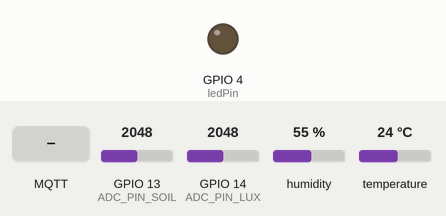
This sketch was run on a simulated ESP32-S3. Shown: output pins drawn as LEDs (lit = HIGH). The inputs (shaded band) are chosen by the test bench; at power-on: GPIO 13 (ADC_PIN_SOIL) = 2048, GPIO 14 (ADC_PIN_LUX) = 2048, humidity 55 %, temperature 24 °C. WiFi joins after 1.5 s; servers stay silent unless stated; random numbers use the default seed unless the sketch sets one; no MQTT or app messages arrive unless stated; what the sketch prints to the serial monitor is not drawn.

Above: at 2.8 s.
2.9 s: MQTT message "on_led" arrives on the first subscribed topic
At 4.1 s:
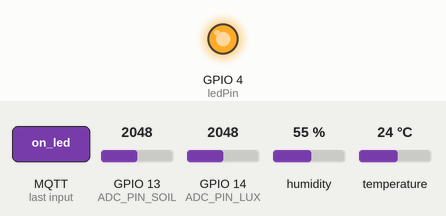
6.5 s: MQTT message "off_led" arrives on the first subscribed topic
At 9.2 s:
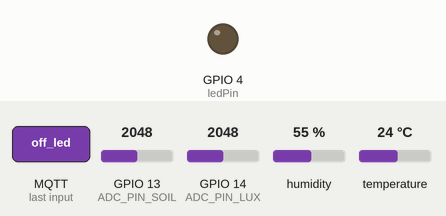
Timing chart, 0 to 10.7 s (numbered marks = the images above; inputs shaded):
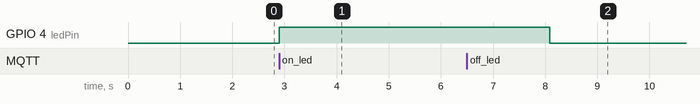

The sketch:

CUOI_KI_ALL_Fix.ino
```cpp
#include <WiFi.h>
#include <PubSubClient.h>
#include <Adafruit_AHTX0.h>
#include <Wire.h>

const char* ssid = "TUVE";
const char* password = "12345678";
const char* mqtt_server = "kiettong2004.3utilities.com";

WiFiClient esp32Client;
PubSubClient client(esp32Client);
Adafruit_AHTX0 aht;

long lastMsg = 0;
float temp1, humidity1;
float glux;
float gsoil;
const int ADC_PIN_LUX = 14;
const int ADC_PIN_SOIL = 13;

const float LUX_MIN = 1.0f;
const float LUX_MAX = 6000.0f;
const int AirValue   = 2823;    // ADC khi khô (calib)
const int WaterValue = 1081;    // ADC khi ướt (calib)

const int ledPin = 4;
const int fanPin = 5;
const int pumbPin = 6;
void setup_wifi() {
  delay(100);
  Serial.print("Connecting to ");
  Serial.println(ssid);

  WiFi.begin(ssid, password);
  while (WiFi.status() != WL_CONNECTED) {
    delay(500);
    Serial.print(".");
  }

  Serial.println("\nWiFi connected");
  Serial.print("IP address: ");
  Serial.println(WiFi.localIP());
}

void callback(char* topic, byte* message, unsigned int length) {
  Serial.print("Message arrived on topic: ");
  Serial.println(topic);
  String messageTemp;

  for (int i = 0; i < length; i++) {
    messageTemp += (char)message[i];
  }
  Serial.println("Payload: " + messageTemp);

  if (String(topic) == "esp32/output") {
    if (messageTemp == "on_led") {
      digitalWrite(ledPin, HIGH);
      Serial.println("LED ON");
    } else if (messageTemp == "off_led") {
      digitalWrite(ledPin, LOW);
      Serial.println("LED OFF");
    } else if (messageTemp == "on_fan") {
      digitalWrite(fanPin, HIGH);
      Serial.println("FAN ON");
    } else if (messageTemp == "off_fan") {
      digitalWrite(fanPin, LOW);
      Serial.println("FAN OFF");
    } else if (messageTemp == "on_pumb") {
      digitalWrite(pumbPin, HIGH);
      Serial.println("PUMB ON");
    } else if (messageTemp == "off_pumb") {
      digitalWrite(pumbPin, LOW);
      Serial.println("PUMB OFF");
    }
  }
}

void reconnect() {
  while (!client.connected()) {
    Serial.println("Attempting MQTT connection...");
    String clientId = "ESP32Client-";
    clientId += String(random(0xffff), HEX);

    if (client.connect(clientId.c_str())) {
      Serial.println("connected");
      client.subscribe("esp32/output");
    } else {
      Serial.print("failed, rc=");
      Serial.print(client.state());
      Serial.println(" try again in 5 seconds");
      delay(5000);
    }
  }
}

float luxFromADC(int val) {
  float lux = (val / 4095.0f) * (LUX_MAX - LUX_MIN) + LUX_MIN;
  if (lux < LUX_MIN) lux = LUX_MIN;
  if (lux > LUX_MAX) lux = LUX_MAX;
  return lux;
}

int soilPercentFromADC(int val) {
  long p = map(val, AirValue, WaterValue, 0, 100);
  if (p < 0) p = 0;
  if (p > 100) p = 100;
  return (int)p;
}
void setup() {
  Serial.begin(9600);
  Wire.begin(10, 11);
  if (!aht.begin(&Wire)) {
    Serial.println("Could not find AHT30, please check your wiring!");
    while (1) delay(10);
  }
  Serial.println("AHT30 found");

  setup_wifi();
  client.setServer(mqtt_server, 1883);
  client.setCallback(callback);

  pinMode(ledPin, OUTPUT);
  digitalWrite(ledPin, LOW);
}

void loop() {
  if (!client.connected()) {
    reconnect();
  }
  client.loop();

  long now = millis();
  if (now - lastMsg > 5000) {
    lastMsg = now;

    sensors_event_t event_humidity, event_temp;
    aht.getEvent(&event_humidity, &event_temp);

    temp1 = event_temp.temperature;
    humidity1 = event_humidity.relative_humidity;

    int soilRaw = analogRead(ADC_PIN_SOIL);
    gsoil = soilPercentFromADC(soilRaw);
    int luxRaw = analogRead(ADC_PIN_LUX);
    glux = luxFromADC(luxRaw);

    char tempString[8];
    dtostrf(temp1, 1, 2, tempString);
    Serial.print("Temperature: ");
    Serial.println(temp1);
    client.publish("esp32/temperature", tempString);
    delay(1000);

    char humidityString[8];
    dtostrf(humidity1, 1, 2, humidityString);
    Serial.print("Humidity: ");
    Serial.println(humidity1);
    client.publish("esp32/humidity", humidityString);
    delay(1000);

    char luxString[8];
    dtostrf(glux, 1, 2, luxString);
    Serial.print("Lux: ");
    Serial.println(glux);
    client.publish("esp32/lux", luxString);
    delay(1000);

    char soilString[8];
    dtostrf(gsoil, 1, 2, soilString);
    Serial.print("Soil: ");
    Serial.println(gsoil);
    client.publish("esp32/soil", soilString);
  }
}
```

Measured:
- after the input at 2.9 s, GPIO 4 (ledPin): LOW → HIGH at once
- after the input at 6.5 s, GPIO 4 (ledPin): HIGH → LOW after 1.6 s
